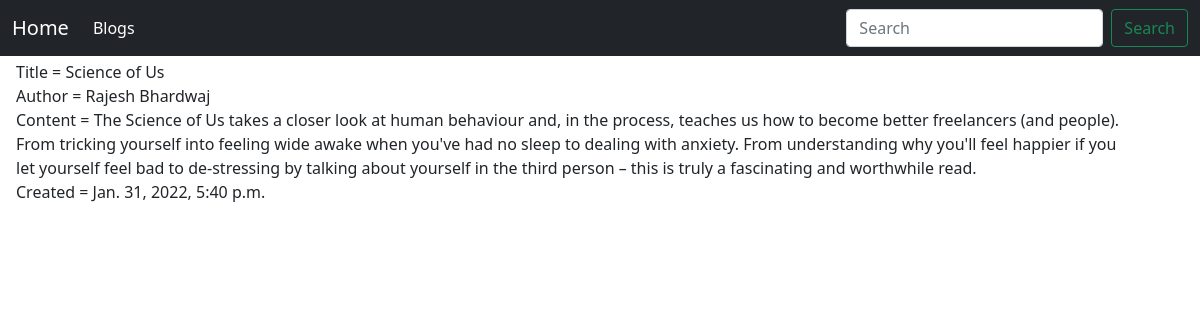
Page /post/7 on the committed database.
### home/models.py (models this page shows, shortened)
class Post(models.Model):
    title = models.CharField(max_length=200)
    author = models.ForeignKey(User, on_delete= models.CASCADE,related_name='blog_posts')
    content = models.TextField()
    created_on = models.DateTimeField(auto_now_add=True)

### home/views.py (the view)
# urls.py: path('post/<int:pk>',views.PostDetailView.as_view(),name="post_detail"),
class PostDetailView(DetailView):
    model = Post
    template_name = "post_detail.html"

### templates/post_detail.html (shortened to what this page needs)
{% extends 'base.html' %}
{% block body %}
<div class="container mx-1 my-1">
Title = {{object.title}}<br>
Author = {{object.author.first_name}} {{object.author.last_name}}<br>
Content = {{object.content}}<br>
Created = {{object.created_on}}<br>
</div>
{% endblock body %}

### rows in the picture
Post: title "Science of Us", author.first_name "Rajesh", author.last_name "Bhardwaj", content "The Science of Us takes a closer look at human behaviour and, in the process, teaches us how to become better freelancers (and people). From tricking yourself into feeling wide awake when you've had no sleep to dealing with anxiety. From understanding why you'll feel happier if you let yourself feel bad to de-stressing by talking about yourself in the third person – this is truly a fascinating and worthwhile read.", created_on "Jan. 31, 2022, 5:40 p.m."
